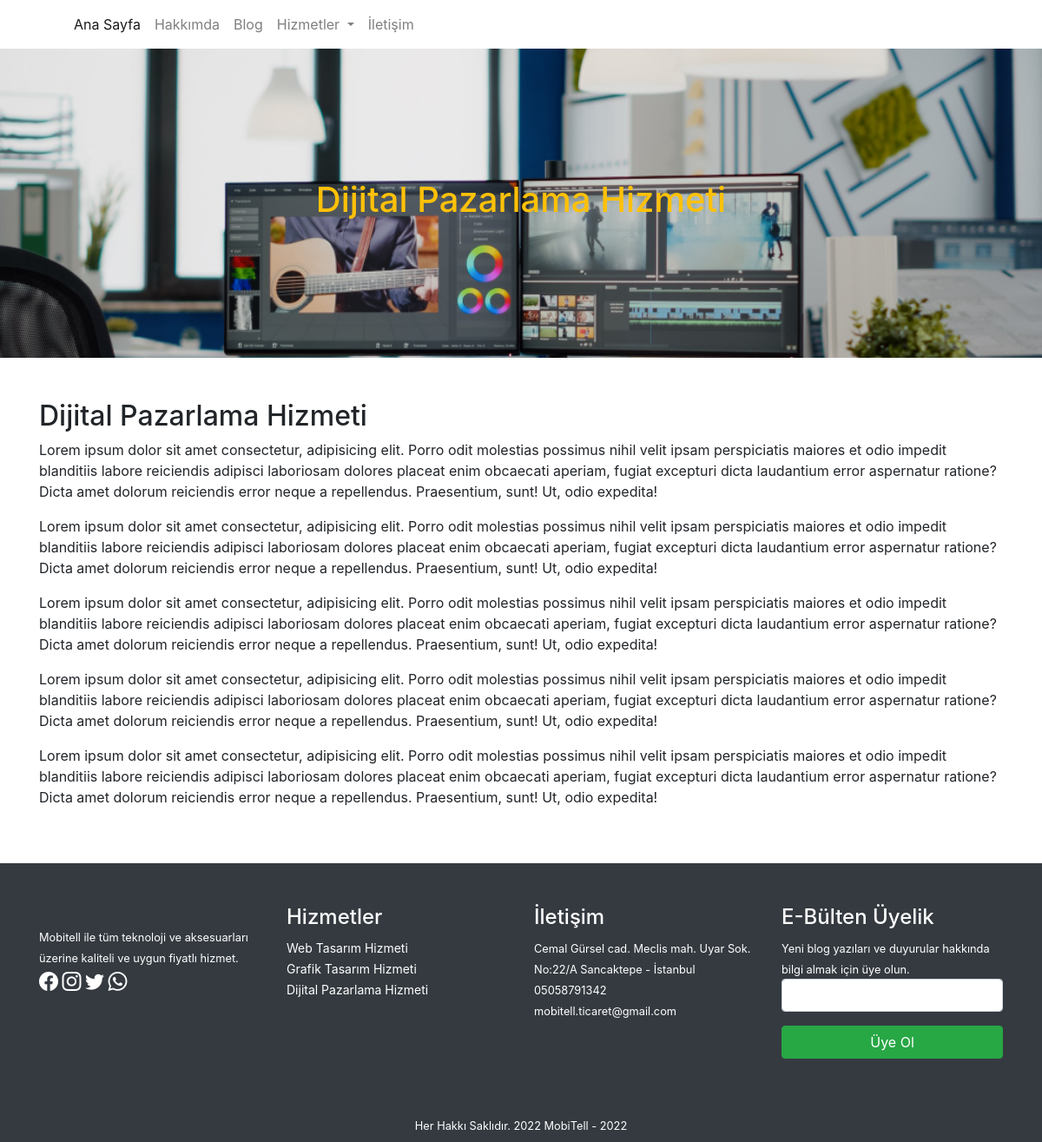
Page /samplepage.php?id=2 on the earlier database version.
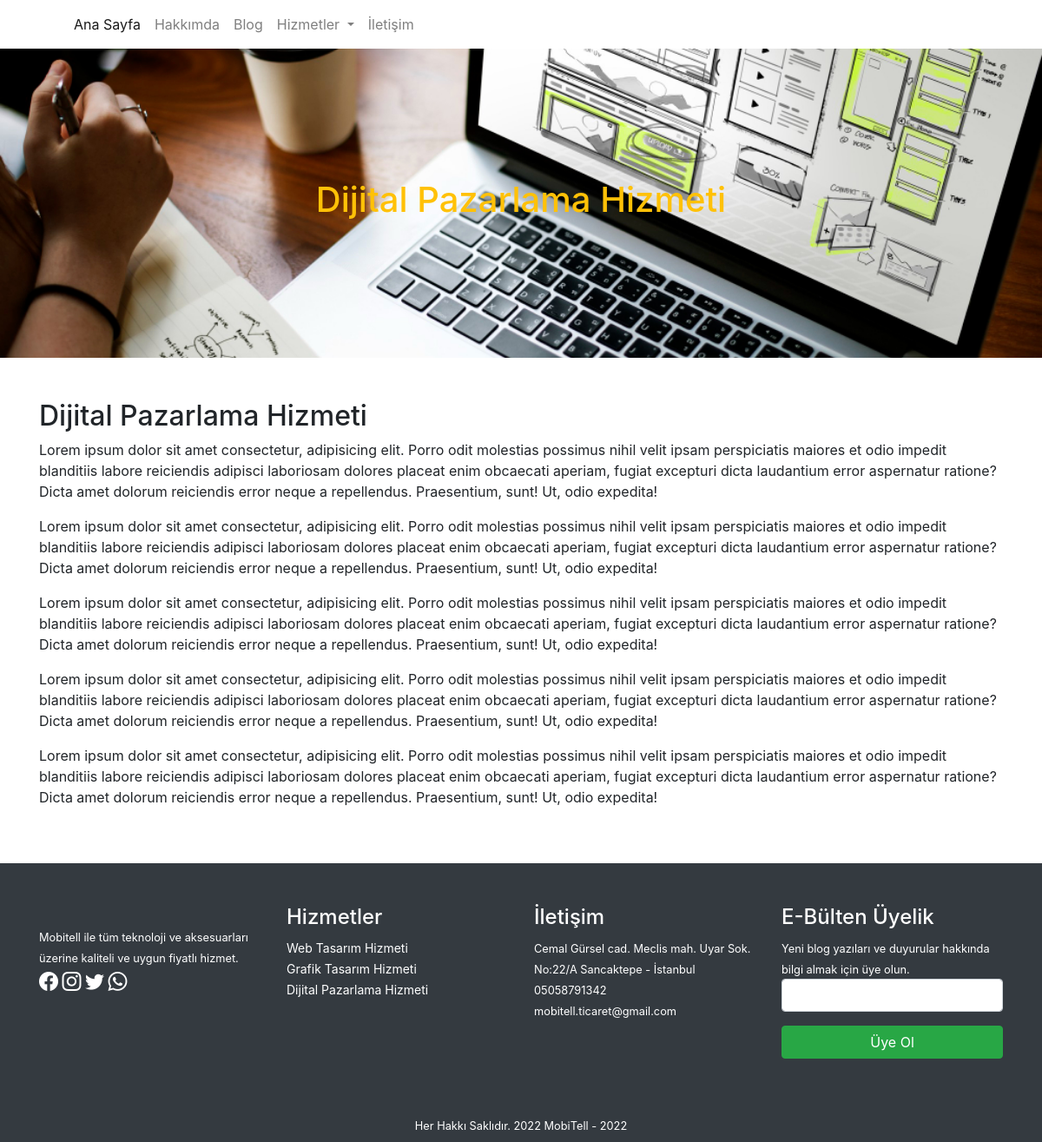
Same page on the later database version.
### tables this page shows
CREATE TABLE IF NOT EXISTS `sayfalar` (
  `id` int(11) NOT NULL AUTO_INCREMENT,
  `baslik` varchar(60) NOT NULL,
  `icerik` text NOT NULL,
  `meta` varchar(160) NOT NULL,
  `foto` varchar(100) NOT NULL,
  `durum` varchar(11) NOT NULL,
  `fotoalt` varchar(60) NOT NULL,
  `seotitle` varchar(60) NOT NULL,
  `tarih` varchar(11) NOT NULL,
  `sayfaturu` varchar(15) NOT NULL,
  `kategori` varchar(30) NOT NULL,
  PRIMARY KEY (`id`)
);

CREATE TABLE IF NOT EXISTS `ayarlar` (
  `id` int(11) NOT NULL AUTO_INCREMENT,
  `adres` varchar(200) NOT NULL,
  `telefon` varchar(15) NOT NULL,
  `email` varchar(100) NOT NULL,
  `harita` text NOT NULL,
  `tanitim` text NOT NULL,
  `logo` varchar(100) NOT NULL,
  `blogbanner` varchar(100) NOT NULL,
  `iletisimbanner` varchar(100) NOT NULL,
  `facebook` varchar(100) NOT NULL,
  `instagram` varchar(100) NOT NULL,
  `twitter` varchar(100) NOT NULL,
  `whatsapp` varchar(200) NOT NULL,
  `analitik` text NOT NULL,
  `konsol` text NOT NULL,
  `pixel` text NOT NULL,
  `copy` varchar(100) NOT NULL,
  PRIMARY KEY (`id`)
);

### samplepage.php (the view)
<?php require_once('header.php'); ?>
<?php
$id = $_GET['id'];
$sorgu_hizmetpage = $db->prepare('select * from sayfalar where id=?');
$sorgu_hizmetpage->execute(array($id));
$satir_hizmetpage = $sorgu_hizmetpage->fetch();
?>
<section id="sampleBanner" class="py-15" style="background-image: url('<?php echo substr($satir_hizmetpage['foto'], 3); ?>');">
    <div class="container-fluid">
        <div class="row">
            <div class="col-12 text-center">
                <h1 class="text-warning"><?php echo $satir_hizmetpage['baslik']; ?></h1>
            </div>
        </div>
    </div>
</section>
<section id="content" class="py-5">
    <div class="container">
        <div class="row">
            <div class="col-12">
                <h2><?php echo $satir_hizmetpage['baslik']; ?></h2>
                <?php echo $satir_hizmetpage['icerik']; ?>
            </div>
        </div>
    </div>
</section>
<?php require_once('footer.php'); ?>

### header.php (shortened to what this page needs)
<?php require_once('baglan.php'); ?>
<?php
$sorgu = $db->prepare('select * from ayarlar order by id desc limit 1');
$sorgu->execute();
?>
<!doctype html>
<html lang="en">
<head>
  <link rel="stylesheet" href="css/bootstrap.css">
  <link rel="stylesheet" href="css/style.css">
</head>
<body>
  <section id="menu">
    <div class="container">
      <div class="row">
        <div class="col-12">
          <nav class="navbar navbar-expand-lg navbar-light">
            <div class="collapse navbar-collapse" id="navbarNavDropdown">
              <ul class="navbar-nav">
                <li class="nav-item active">
                  <a class="nav-link" href="index.php">Ana Sayfa</a>
                </li>
                <li class="nav-item">
                  <a class="nav-link" href="hakkimda.php">Hakkımda</a>
                </li>
                <li class="nav-item">
                  <a class="nav-link" href="blog.php">Blog</a>
                </li>
                <li class="nav-item dropdown">
                  <a class="nav-link dropdown-toggle" href="#" id="navbarDropdownMenuLink" role="button" data-toggle="dropdown" aria-expanded="false">
                    Hizmetler
                  </a>
                    <?php
                    $sorgu_hizmetmenu = $db->prepare("select * from sayfalar where sayfaturu = 'altsayfa' order by baslik asc");
                    $sorgu_hizmetmenu->execute();
                    ?>
                </li>
                <li class="nav-item">
                  <a class="nav-link" href="iletisim.php">İletişim</a>
                </li>
              </ul>
            </div>
          </nav>
        </div>
      </div>
    </div>
  </section>

### footer.php (shortened to what this page needs)
<footer id="footer" class="bg-dark text-white">
  <div class="container">
    <div class="row py-5">
      <div class="col-md-3">
        <img src="<?php echo substr($logo, 3); ?>" alt=""><br>
        <small><?php echo $satir['tanitim']; ?></small> <br>
        <a href="<?php echo $satir['facebook']; ?>" target="_blank" style="font-size:22px;"><i class="bi bi-facebook"></i></a>
        <a href="<?php echo $satir['instagram']; ?>" target="_blank" style="font-size:22px;"><i class="bi bi-instagram"></i></a>
        <a href="<?php echo $satir['twitter']; ?>" target="_blank" style="font-size:22px;"><i class="bi bi-twitter"></i></a>
        <a href="<?php echo $satir['whatsapp']; ?>" target="_blank" style="font-size:22px;"><i class="bi bi-whatsapp"></i></a>
      </div>
      <div class="col-md-3">
        <h4>Hizmetler</h4>
        <?php
        $sorgu2 = $db->prepare("select * from sayfalar where sayfaturu = 'altsayfa' order by baslik desc");
        $sorgu2->execute();
        if ($sorgu2->rowCount()) {
          foreach ($sorgu2 as $satir2) {
            echo '<a href="samplepage.php?id=' . $satir2['id'] . '" style="font-size:14px;">' . $satir2['baslik'] . '</a><br>';
          }
        }
        ?>
      </div>
      <div class="col-md-3">
        <h4>İletişim</h4>
        <small><?php echo $satir['adres']; ?></small> <br>
        <small><?php echo $satir['telefon']; ?></small> <br>
        <small><?php echo $satir['email']; ?></small>
      </div>
      <div class="col-md-3">
        <h4>E-Bülten Üyelik</h4>
        <small>Yeni blog yazıları ve duyurular hakkında bilgi almak için üye olun.</small>
        <form method="post">
          <div class="form-group">
            <input type="email" name="ebulten" class="form-control">
          </div>
          <div class="form-group">
            <button type="submit" class="btn btn-success w-100" name="uyeolbuton">Üye Ol</button>
          </div>
        </form>
      </div>
    </div>
    <div class="row pb-2">
      <div class="col-12 text-white text-center">
        <small>
          <?php echo $satir['copy'] . ' - ' . date('Y'); ?>
        </small>
      </div>
    </div>
  </div>
</footer>
</body>
</html>

### css/style.css (style rules this page uses)
#footer a { color: #fff; }
#sampleBanner { background-size: cover; background-repeat: no-repeat; background-position: center center; }
.py-15 { padding-top: 150px; padding-bottom: 150px; }

Differences in the rows shown:
changed sayfalar "Dijital Pazarlama Hizmeti": foto: a different picture
